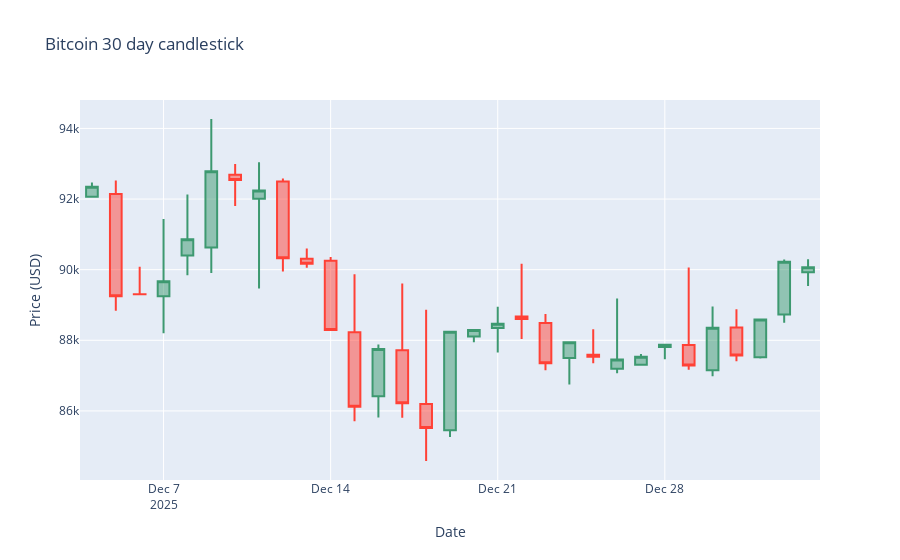

Notebook cell for this chart:
### Code cell
fig.update_layout(xaxis_rangeslider_visible=False, xaxis_title = 'Date', yaxis_title = 'Price (USD)', title = 'Bitcoin 30 day candlestick')
fig.show()
